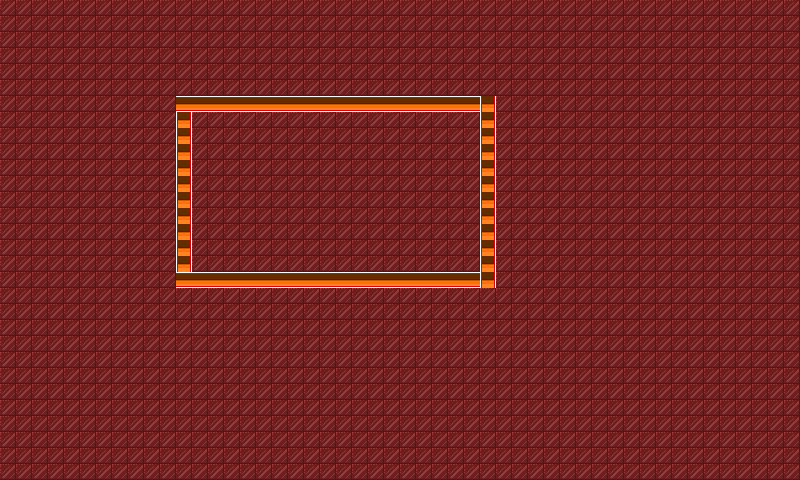

This is a level from a 2D game, rendered from its Tiled map with the project's own tilesets. A one-line summary and the complete map file follow:
An orthogonal 50x30 tile map with 16x16 px tiles, 1 tile layer (base), 3 tilesets.

<map version="1.4" tiledversion="1.4.1" orientation="orthogonal" renderorder="right-down" width="50" height="30" tilewidth="16" tileheight="16" infinite="0" nextlayerid="2" nextobjectid="1">
 <tileset firstgid="1" name="Floor3" tilewidth="16" tileheight="16" tilecount="77" columns="7">
  <image source="../resource/img/textures/Spire Sheets/Texture Spirtes/Floor3.png" width="113" height="178" />
 </tileset>
 <tileset firstgid="78" name="Door16Bottom" tilewidth="16" tileheight="16" tilecount="1" columns="1">
  <image source="../resource/img/textures/Doors/Door16Bottom.png" width="16" height="16" />
 </tileset>
 <tileset firstgid="79" name="Door16Side" tilewidth="16" tileheight="16" tilecount="1" columns="1">
  <image source="../resource/img/textures/Doors/Door16Side.png" width="16" height="16" />
 </tileset>
 <layer id="1" name="base" width="50" height="30">
  <data encoding="csv">
69,69,69,69,69,69,69,69,69,69,69,69,69,69,69,69,69,69,69,69,69,69,69,69,69,69,69,69,69,69,69,69,69,69,69,69,69,69,69,69,69,69,69,69,69,69,69,69,69,69,
69,69,69,69,69,69,69,69,69,69,69,69,69,69,69,69,69,69,69,69,69,69,69,69,69,69,69,69,69,69,69,69,69,69,69,69,69,69,69,69,69,69,69,69,69,69,69,69,69,69,
69,69,69,69,69,69,69,69,69,69,69,69,69,69,69,69,69,69,69,69,69,69,69,69,69,69,69,69,69,69,69,69,69,69,69,69,69,69,69,69,69,69,69,69,69,69,69,69,69,69,
69,69,69,69,69,69,69,69,69,69,69,69,69,69,69,69,69,69,69,69,69,69,69,69,69,69,69,69,69,69,69,69,69,69,69,69,69,69,69,69,69,69,69,69,69,69,69,69,69,69,
69,69,69,69,69,69,69,69,69,69,69,69,69,69,69,69,69,69,69,69,69,69,69,69,69,69,69,69,69,69,69,69,69,69,69,69,69,69,69,69,69,69,69,69,69,69,69,69,69,69,
69,69,69,69,69,69,69,69,69,69,69,69,69,69,69,69,69,69,69,69,69,69,69,69,69,69,69,69,69,69,69,69,69,69,69,69,69,69,69,69,69,69,69,69,69,69,69,69,69,69,
69,69,69,69,69,69,69,69,69,69,69,79,79,79,79,79,79,79,79,79,79,79,79,79,79,79,79,79,79,79,78,69,69,69,69,69,69,69,69,69,69,69,69,69,69,69,69,69,69,69,
69,69,69,69,69,69,69,69,69,69,69,78,69,69,69,69,69,69,69,69,69,69,69,69,69,69,69,69,69,69,78,69,69,69,69,69,69,69,69,69,69,69,69,69,69,69,69,69,69,69,
69,69,69,69,69,69,69,69,69,69,69,78,69,69,69,69,69,69,69,69,69,69,69,69,69,69,69,69,69,69,78,69,69,69,69,69,69,69,69,69,69,69,69,69,69,69,69,69,69,69,
69,69,69,69,69,69,69,69,69,69,69,78,69,69,69,69,69,69,69,69,69,69,69,69,69,69,69,69,69,69,78,69,69,69,69,69,69,69,69,69,69,69,69,69,69,69,69,69,69,69,
69,69,69,69,69,69,69,69,69,69,69,78,69,69,69,69,69,69,69,69,69,69,69,69,69,69,69,69,69,69,78,69,69,69,69,69,69,69,69,69,69,69,69,69,69,69,69,69,69,69,
69,69,69,69,69,69,69,69,69,69,69,78,69,69,69,69,69,69,69,69,69,69,69,69,69,69,69,69,69,69,78,69,69,69,69,69,69,69,69,69,69,69,69,69,69,69,69,69,69,69,
69,69,69,69,69,69,69,69,69,69,69,78,69,69,69,69,69,69,69,69,69,69,69,69,69,69,69,69,69,69,78,69,69,69,69,69,69,69,69,69,69,69,69,69,69,69,69,69,69,69,
69,69,69,69,69,69,69,69,69,69,69,78,69,69,69,69,69,69,69,69,69,69,69,69,69,69,69,69,69,69,78,69,69,69,69,69,69,69,69,69,69,69,69,69,69,69,69,69,69,69,
69,69,69,69,69,69,69,69,69,69,69,78,69,69,69,69,69,69,69,69,69,69,69,69,69,69,69,69,69,69,78,69,69,69,69,69,69,69,69,69,69,69,69,69,69,69,69,69,69,69,
69,69,69,69,69,69,69,69,69,69,69,78,69,69,69,69,69,69,69,69,69,69,69,69,69,69,69,69,69,69,78,69,69,69,69,69,69,69,69,69,69,69,69,69,69,69,69,69,69,69,
69,69,69,69,69,69,69,69,69,69,69,78,69,69,69,69,69,69,69,69,69,69,69,69,69,69,69,69,69,69,78,69,69,69,69,69,69,69,69,69,69,69,69,69,69,69,69,69,69,69,
69,69,69,69,69,69,69,69,69,69,69,79,79,79,79,79,79,79,79,79,79,79,79,79,79,79,79,79,79,79,78,69,69,69,69,69,69,69,69,69,69,69,69,69,69,69,69,69,69,69,
69,69,69,69,69,69,69,69,69,69,69,69,69,69,69,69,69,69,69,69,69,69,69,69,69,69,69,69,69,69,69,69,69,69,69,69,69,69,69,69,69,69,69,69,69,69,69,69,69,69,
69,69,69,69,69,69,69,69,69,69,69,69,69,69,69,69,69,69,69,69,69,69,69,69,69,69,69,69,69,69,69,69,69,69,69,69,69,69,69,69,69,69,69,69,69,69,69,69,69,69,
69,69,69,69,69,69,69,69,69,69,69,69,69,69,69,69,69,69,69,69,69,69,69,69,69,69,69,69,69,69,69,69,69,69,69,69,69,69,69,69,69,69,69,69,69,69,69,69,69,69,
69,69,69,69,69,69,69,69,69,69,69,69,69,69,69,69,69,69,69,69,69,69,69,69,69,69,69,69,69,69,69,69,69,69,69,69,69,69,69,69,69,69,69,69,69,69,69,69,69,69,
69,69,69,69,69,69,69,69,69,69,69,69,69,69,69,69,69,69,69,69,69,69,69,69,69,69,69,69,69,69,69,69,69,69,69,69,69,69,69,69,69,69,69,69,69,69,69,69,69,69,
69,69,69,69,69,69,69,69,69,69,69,69,69,69,69,69,69,69,69,69,69,69,69,69,69,69,69,69,69,69,69,69,69,69,69,69,69,69,69,69,69,69,69,69,69,69,69,69,69,69,
69,69,69,69,69,69,69,69,69,69,69,69,69,69,69,69,69,69,69,69,69,69,69,69,69,69,69,69,69,69,69,69,69,69,69,69,69,69,69,69,69,69,69,69,69,69,69,69,69,69,
69,69,69,69,69,69,69,69,69,69,69,69,69,69,69,69,69,69,69,69,69,69,69,69,69,69,69,69,69,69,69,69,69,69,69,69,69,69,69,69,69,69,69,69,69,69,69,69,69,69,
69,69,69,69,69,69,69,69,69,69,69,69,69,69,69,69,69,69,69,69,69,69,69,69,69,69,69,69,69,69,69,69,69,69,69,69,69,69,69,69,69,69,69,69,69,69,69,69,69,69,
69,69,69,69,69,69,69,69,69,69,69,69,69,69,69,69,69,69,69,69,69,69,69,69,69,69,69,69,69,69,69,69,69,69,69,69,69,69,69,69,69,69,69,69,69,69,69,69,69,69,
69,69,69,69,69,69,69,69,69,69,69,69,69,69,69,69,69,69,69,69,69,69,69,69,69,69,69,69,69,69,69,69,69,69,69,69,69,69,69,69,69,69,69,69,69,69,69,69,69,69,
69,69,69,69,69,69,69,69,69,69,69,69,69,69,69,69,69,69,69,69,69,69,69,69,69,69,69,69,69,69,69,69,69,69,69,69,69,69,69,69,69,69,69,69,69,69,69,69,69,69
</data>
 </layer>
</map>